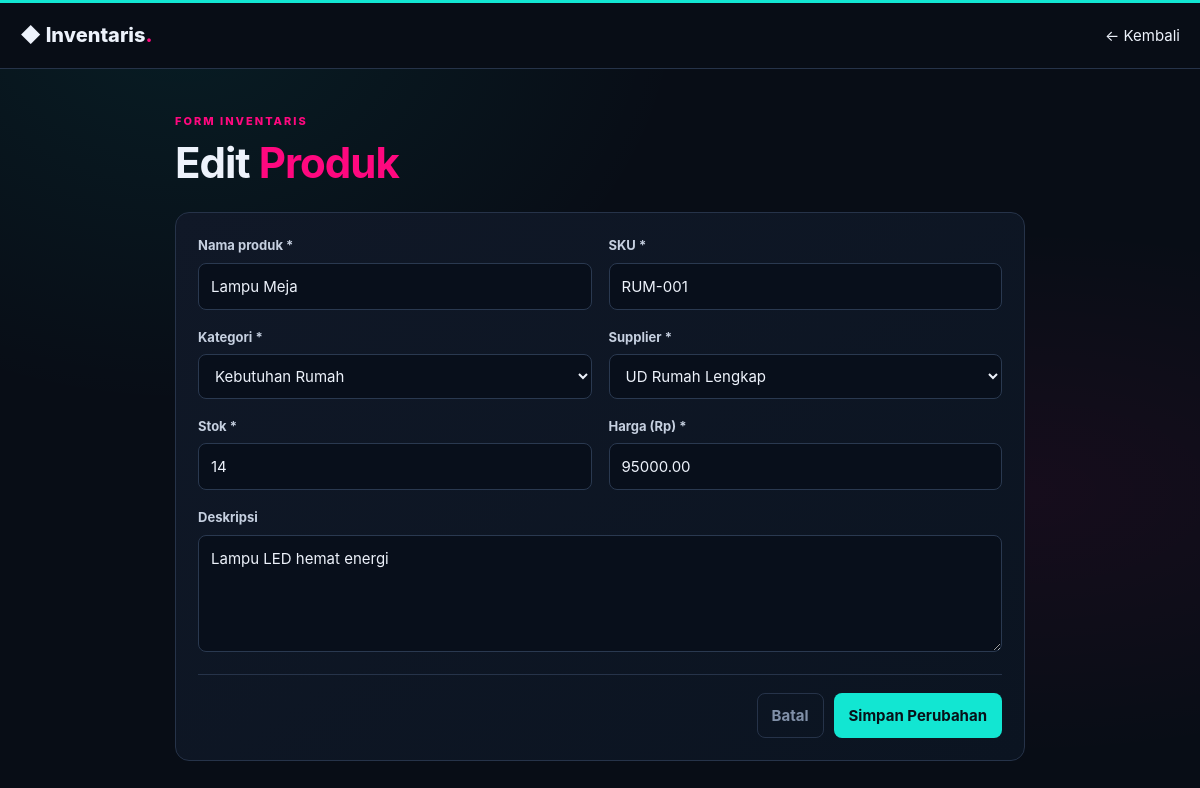
/edit.php?id=5, run on the app's committed database.
### tables this page shows
CREATE TABLE products (
 id INT UNSIGNED AUTO_INCREMENT PRIMARY KEY,
 category_id INT UNSIGNED NOT NULL,
 supplier_id INT UNSIGNED NOT NULL,
 sku VARCHAR(40) NOT NULL UNIQUE,
 name VARCHAR(150) NOT NULL,
 description TEXT NULL,
 stock INT UNSIGNED NOT NULL DEFAULT 0,
 price DECIMAL(12,2) UNSIGNED NOT NULL DEFAULT 0.00,
 created_at TIMESTAMP DEFAULT CURRENT_TIMESTAMP,
 updated_at TIMESTAMP DEFAULT CURRENT_TIMESTAMP ON UPDATE CURRENT_TIMESTAMP,
 CONSTRAINT fk_product_category FOREIGN KEY (category_id) REFERENCES categories(id) ON UPDATE CASCADE ON DELETE RESTRICT,
 CONSTRAINT fk_product_supplier FOREIGN KEY (supplier_id) REFERENCES suppliers(id) ON UPDATE CASCADE ON DELETE RESTRICT,
 INDEX idx_product_name (name)
);

CREATE TABLE categories (
 id INT UNSIGNED AUTO_INCREMENT PRIMARY KEY,
 name VARCHAR(100) NOT NULL UNIQUE,
 description VARCHAR(255) NULL,
 created_at TIMESTAMP DEFAULT CURRENT_TIMESTAMP
);

CREATE TABLE suppliers (
 id INT UNSIGNED AUTO_INCREMENT PRIMARY KEY,
 name VARCHAR(150) NOT NULL,
 phone VARCHAR(30) NULL,
 email VARCHAR(150) NULL UNIQUE,
 created_at TIMESTAMP DEFAULT CURRENT_TIMESTAMP
);

### app/ProductRepository.php (called while the page is built, shortened)
<?php
final class ProductRepository {
    public function categories(): array { return $this->pdo->query('SELECT id,name FROM categories ORDER BY name')->fetchAll(); }
    public function suppliers(): array { return $this->pdo->query('SELECT id,name FROM suppliers ORDER BY name')->fetchAll(); }
    public function find(int $id): ?array {
        $s=$this->pdo->prepare('SELECT * FROM products WHERE id=?'); $s->execute([$id]); return $s->fetch() ?: null;
    }
}

### app/helpers.php (called while the page is built, shortened)
<?php
function e(mixed $v): string { return htmlspecialchars((string)($v ?? ''), ENT_QUOTES | ENT_SUBSTITUTE, 'UTF-8'); }

### public/edit.php (the view, shortened to what this page needs)
<?php
require_once __DIR__.'/../config/database.php'; require_once __DIR__.'/../app/helpers.php'; require_once __DIR__.'/../app/ProductRepository.php';
$pdo=Database::connection(); $repo=new ProductRepository($pdo); $id=filter_input(INPUT_GET,'id',FILTER_VALIDATE_INT);
$p=$repo->find((int)$id); if(!$p){flash('error','Produk tidak ditemukan.');go('index.php');}
$cats=$repo->categories();$sup=$repo->suppliers();$errors=[];$d=$p;
?><!doctype html><html lang="id"><head><link rel="stylesheet" href="assets/style.css"></head><body><header class="top"><div class="wrap topin"><a class="brand" href="index.php">◆ Inventaris<span>.</span></a><a href="index.php">← Kembali</a></div></header><main class="wrap page narrow"><section class="hero"><p class="eyebrow">FORM INVENTARIS</p><h1>Edit <em>Produk</em></h1></section>
<form class="panel form" method="post"><input type="hidden" name="csrf" value="<?=e(csrf())?>"><div class="grid">
<div class="field"><label>Nama produk *</label><input name="name" maxlength="150" required value="<?=e($d['name'])?>"></div><div class="field"><label>SKU *</label><input name="sku" maxlength="40" required value="<?=e($d['sku'])?>"></div>
<div class="field"><label>Kategori *</label><select name="category_id" required><option value="">Pilih kategori</option><?php foreach($cats as $c):?><option value="<?=(int)$c['id']?>" <?=((string)$d['category_id']===(string)$c['id'])?'selected':''?>><?=e($c['name'])?></option><?php endforeach;?></select></div>
<div class="field"><label>Supplier *</label><select name="supplier_id" required><option value="">Pilih supplier</option><?php foreach($sup as $s):?><option value="<?=(int)$s['id']?>" <?=((string)$d['supplier_id']===(string)$s['id'])?'selected':''?>><?=e($s['name'])?></option><?php endforeach;?></select></div>
<div class="field"><label>Stok *</label><input type="number" name="stock" min="0" step="1" required value="<?=e($d['stock'])?>"></div><div class="field"><label>Harga (Rp) *</label><input type="number" name="price" min="0" step="0.01" required value="<?=e($d['price'])?>"></div>
<div class="field full"><label>Deskripsi</label><textarea name="description" rows="4"><?=e($d['description'])?></textarea></div></div><div class="formactions"><a class="btn ghost" href="index.php">Batal</a><button class="btn primary">Simpan Perubahan</button></div></form></main></body></html>

### public/assets/style.css (style rules this page uses)
:root { --bg:#080d16;--panel:#101827;--text:#edf2fb;--muted:#8190a8;--border:#263349;--pink:#ff087f;--cyan:#12e6d2;--green:#0bd6a0;--danger:#ff477e }
* { box-sizing:border-box }
body { margin:0;color:var(--text);background:radial-gradient(ellipse at 15% 0%,rgba(0,221,207,.08),transparent 35%),radial-gradient(ellipse at 85% 60%,rgba(255,8,127,.06),transparent 38%),var(--bg);font:15px/1.55 Inter,system-ui,-apple-system,"Segoe UI",sans-serif }
a { color:inherit;text-decoration:none }
.wrap { width:min(1180px,calc(100% - 40px));margin:auto }
.top { border-top:3px solid var(--cyan);border-bottom:1px solid #263349;background:#080d16 }
.topin { min-height:65px;display:flex;align-items:center;justify-content:space-between;gap:16px }
.brand { font-weight:850;font-size:20px }
.brand span,em { color:var(--pink);font-style:normal }
.top small,.eyebrow { color:var(--cyan);font-size:11px;font-weight:800;letter-spacing:2px }
.page { padding:44px 0 60px }
.hero { margin-bottom:24px }
.eyebrow { color:var(--pink);margin:0 0 8px }
h1 { margin:0;font-size:clamp(28px,4vw,42px);letter-spacing:-1px;line-height:1.2 }
.stats article,.panel { background:linear-gradient(145deg,#101827,#0b1421);border:1px solid var(--border);border-radius:14px }
.panel { padding:22px }
.btn { border:1px solid transparent;border-radius:8px;padding:10px 14px;display:inline-flex;align-items:center;justify-content:center;font:inherit;font-weight:750;cursor:pointer;white-space:nowrap }
.primary { background:var(--cyan);color:#081018 }
.ghost { background:transparent;color:var(--muted);border-color:var(--border) }
input,select,textarea { width:100%;min-width:0;padding:11px 12px;color:var(--text);background:#080f1b;border:1px solid #2a3950;border-radius:8px;font:inherit }
.narrow { max-width:850px }
.form { margin-top:20px }
.grid { display:grid;grid-template-columns:1fr 1fr;gap:17px }
.field { display:flex;flex-direction:column;gap:7px }
.field label { font-size:13px;font-weight:700;color:#c6d0e0 }
.full { grid-column:1/-1 }
textarea { resize:vertical }
.formactions { display:flex;justify-content:flex-end;gap:10px;border-top:1px solid var(--border);padding-top:18px;margin-top:22px }

### data on the page
products: name "Lampu Meja", sku "RUM-001", category_id "Kebutuhan Rumah", supplier_id "UD Rumah Lengkap", stock "14", price "95000.00", description "Lampu LED hemat energi"
